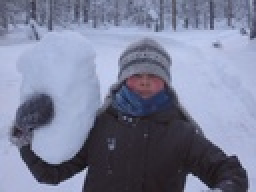
%> input picture day5_special_topics/neuroscience/Natural images and your brain/sophie.jpg, 128 x 96 px, shrunk from 400 x 300 before the run (shown 2 times larger)
$ octave --eval "result = im_corr;"   (GNU Octave 9; MATLAB toolbox functions it lacks are replaced by stand-ins)
%> lines starting %> are read from the running program, lines starting %| are printed output that depends on the picture
### day5_special_topics/neuroscience/Finding Lincoln/nl.m
function[y] = nl(x)
% y = nl(x)
% normalizes a set of values over range MAX-MIN
MAX = max(x(:));
MIN = min(x(:));
y = (x - MIN) ./ (MAX - MIN);

### day5_special_topics/neuroscience/Natural images and your brain/im_corr.m
function [R] = im_corr(I,x)

% IM_CORR.M: Correlates pixel values with nearest neighbors.
%
% R = im_corr(I,x);
%
% Inputs:
% - I, a gray-level image (default = sophie.jpg)
% - x, a vector of distances (default: x = [1:100];)
%
% Outputs:
% - R, correlation coefficients for each distance
%
% RTB wrote it, June 2011

if nargin < 2, x = 1:100; end
if nargin < 1
    X = imread('sophie.jpg');
%> X is the input picture: size 96x128x3 uint8; mean R, G, B 122.2, 127.2, 151.7
    J = rgb2gray(X);
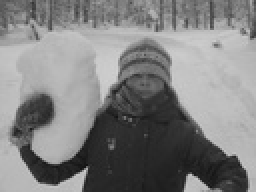
%> J: size 96x128 uint8 (shown 2 times larger); min 18, max 208, mean 128.5
    I = nl(double(J));
%> in nl, `MAX = max(x(:));`: MAX = 208
%> in nl, `MIN = min(x(:));`: MIN = 18
%> in nl, `y = (x - MIN) ./ (MAX - MIN);`:
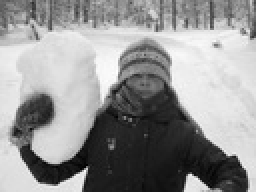
%> y: size 96x128 double (shown 2 times larger); min 0, max 1, mean 0.581
end
% number of rows; this does not change
nr = size(I,1);
%> nr = 96
R = zeros(size(x));

for z = 1:length(x)
    nb = x(z);
    nc = size(I,2) - nb;

    CM = zeros(nr * nc, 2); % initialize matrix to hold values
    i_ctr = 1;              % counter for indexing
    for k = 1:nr
        for m = 1:nc
            CM(i_ctr, 1) = I(k,m);
            CM(i_ctr, 2) = I(k,m+nb);
            i_ctr = i_ctr+1;
        end
    end
    % plot(CM(:,1),CM(:,2),'k.');
    R_tmp = corrcoef(CM);
    R(z) = R_tmp(2,1);
end
%> this loop made 100 passes
%> R_tmp on passes 1 to 12: [1 0.966; 0.966 1], [1 0.915; 0.915 1], [1 0.872; 0.872 1], [1 0.828; 0.828 1], [1 0.784; 0.784 1], [1 0.742; 0.742 1], [1 0.701; 0.701 1], [1 0.663; 0.663 1], [1 0.628; 0.628 1], [1 0.593; 0.593 1], [1 0.562; 0.562 1], [1 0.536; 0.536 1]
%> after the loop, CM = 2688 rows, first 12: [0.411 0.537; 0.384 0.516; 0.4 0.484; 0.379 0.511; 0.358 0.479; 0.416 0.379; 0.395 0.484; 0.442 0.595; 0.447 0.579; 0.458 0.579; 0.458 0.563; 0.505 0.547]; R = 100 values, max 0.966 at index 1, min 0.044 at index 100, mean 0.282
%> `result = im_corr;`:
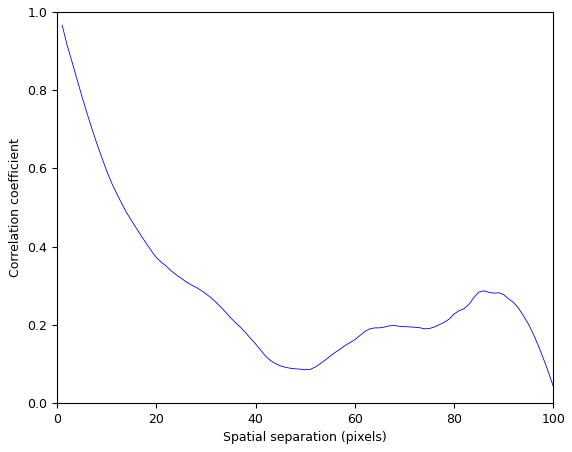
%> figure redrawn from the program's plot data; curve peaks at x = 1, y = 0.966
%> `result = im_corr;`: result has the same summary as R in im_corr

figure, plot(x,R,'b-');
ax = axis;
axis([ax(1) ax(2) 0 1]);
xlabel('Spatial separation (pixels)');
ylabel('Correlation coefficient');
